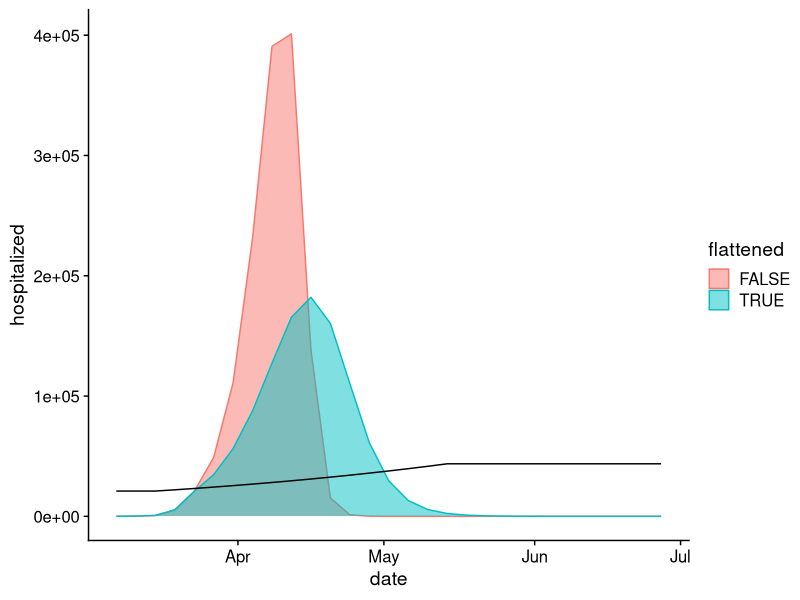
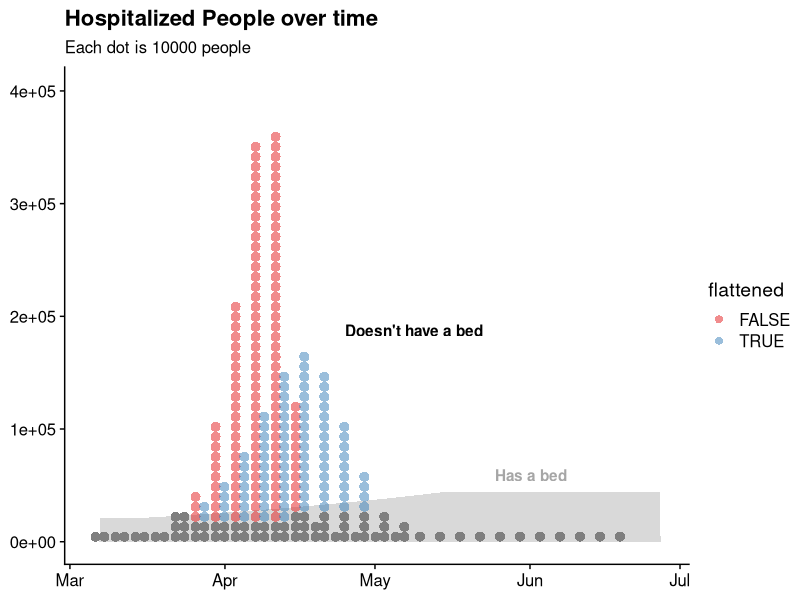
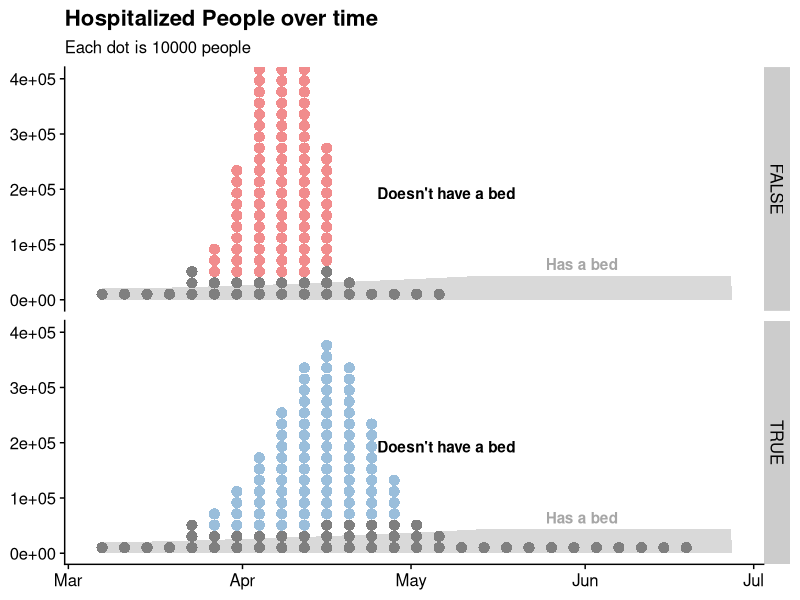
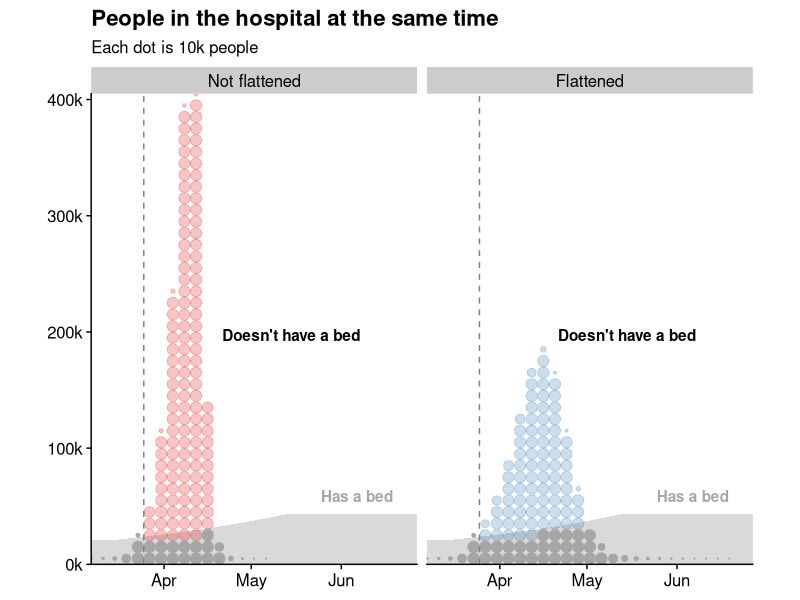

These figures' R source, in order:
## ---- chunk 1
library(tidyverse)
library(cowplot)

theme_set(theme_cowplot())
## ---- chunk 2
df = read_csv("covid_act_now.csv", col_types = cols(
  date = col_date(),
  not_flattened = col_integer(),
  flattened = col_integer(),
  beds = col_integer()
))

df
## ---- chunk 3
hosp = df %>%
  pivot_longer(c(-date, -beds), names_to = "model", values_to = "hospitalized") %>%
  mutate(
    flattened = model == "flattened",
    model = fct_recode(model, `Not flattened` = "not_flattened", Flattened = "flattened")
  )

hosp
## ---- chunk 4
hosp %>%
  ggplot(aes(x = date)) +
  geom_area(
    aes(y = hospitalized, color = flattened, fill = flattened),
    position = "identity", alpha = 0.5
  ) +
  geom_line(aes(y = beds), data = df)
## ---- chunk 5
people_per_dot = 10000
## ---- chunk 6
hosp_dots = hosp %>%
  mutate(
    # TODO: need a better solution for the very small numbers
    hospitalized_dots = ceiling(hospitalized / people_per_dot),
    dot_number = map(hospitalized_dots, seq_len)
  ) %>%
  unnest(dot_number) %>%
  group_by(date, model) %>%
  mutate(
    # determine the number of people in this dot --- for the last
    # dot in a group it will be the leftovers (so, not people_per_dot)
    dot_people = ifelse(
      dot_number == max(dot_number), hospitalized %% people_per_dot,
      people_per_dot
    ),
    has_a_bed = cumsum(dot_people) <= beds
  ) %>%
  ungroup()

hosp_dots
## ---- chunk 7
bin_width = 2
dodge_width = 3.5

hosp_dots %>%
  ggplot(aes(x = date)) +
  geom_area(aes(y = beds), data = df, fill = "gray85") +
  geom_dotplot(
    aes(fill = flattened), color = NA, binwidth = bin_width, alpha = 0.5, 
    position = position_dodge(width = dodge_width)
  ) +
  geom_dotplot(
    aes(group = flattened), fill = "gray50", color = NA,
    binwidth = bin_width,
    position = position_dodge(width = dodge_width),
    data = . %>% filter(has_a_bed)
  ) +
  annotate("text",
    x = as.Date("2020-05-25"), y = max(df$beds) + 10000, 
    label = "Has a bed", fontface = "bold", hjust = 0, vjust = 0,
    color = "gray65"
  ) +
  annotate("text",
    x = as.Date("2020-04-25"), y = max(df$flattened), 
    label = "Doesn't have a bed", fontface = "bold", hjust = 0, vjust = 0,
    color = "black"
  ) +
  scale_fill_brewer(palette = "Set1") +
  # TODO: scaling of the area chart is slightly wrong here
  # because of how dotplots work in ggplot, probably could
  # manually lay out dots instead (wouldn't be hard using
  # hosp_dots$dot_number)
  scale_y_continuous(limits = c(0, max(hosp$hospitalized))) +
  labs(
    title = "Hospitalized People over time",
    subtitle = paste0("Each dot is ", people_per_dot, " people"),
    y = NULL,
    x = NULL
  )
## ---- chunk 8
hosp_dots %>%
  ggplot(aes(x = date)) +
  geom_area(aes(y = beds), data = hosp, fill = "gray85") +
  geom_dotplot(
    aes(fill = flattened), color = NA, binwidth = bin_width, alpha = 0.5, 
    position = position_dodge(width = dodge_width)
  ) +
  geom_dotplot(
    aes(group = flattened), fill = "gray50", color = NA,
    binwidth = bin_width,
    position = position_dodge(width = dodge_width),
    data = . %>% filter(has_a_bed)
  ) +
  annotate("text",
    x = as.Date("2020-05-25"), y = max(df$beds) + 10000, 
    label = "Has a bed", fontface = "bold", hjust = 0, vjust = 0,
    color = "gray65"
  ) +
  annotate("text",
    x = as.Date("2020-04-25"), y = max(df$flattened), 
    label = "Doesn't have a bed", fontface = "bold", hjust = 0, vjust = 0,
    color = "black"
  ) +
  scale_fill_brewer(palette = "Set1", guide = FALSE) +
  scale_y_continuous(limits = c(0, max(hosp$hospitalized))) +
  labs(
    title = "Hospitalized People over time",
    subtitle = paste0("Each dot is ", people_per_dot, " people"),
    y = NULL,
    x = NULL
  ) +
  facet_grid(flattened ~ .)
## ---- chunk 9
hosp_dots %>%
  ggplot(aes(x = date)) +
  geom_area(aes(y = beds), data = hosp, fill = "gray85") +
  geom_point(
    aes(y = dot_number * people_per_dot - people_per_dot/2, size = dot_people, color = flattened), 
    alpha = 0.25,
    data = . %>% filter(!has_a_bed)
  ) +
  geom_point(
    aes(y = dot_number * people_per_dot - people_per_dot/2, size = dot_people), 
    color = "gray65",
    data = . %>% filter(has_a_bed)
  ) +
  coord_fixed(ratio = 4 / people_per_dot, expand = FALSE) +
  scale_size_area(max_size = 3.5) +
  scale_color_brewer(palette = "Set1") +
  facet_grid(. ~ fct_rev(model)) + 
  geom_vline(
    xintercept = as.Date("2020-03-25"), 
    color = "gray50", linetype = "dashed", size = .5
  ) +
  annotate("text",
    x = as.Date("2020-05-25"), y = max(df$beds) + people_per_dot, 
    label = "Has a bed", fontface = "bold", hjust = 0, vjust = 0,
    color = "gray65"
  ) +
  annotate("text",
    x = as.Date("2020-04-21"), y = max(df$flattened) + people_per_dot, 
    label = "Doesn't have a bed", fontface = "bold", hjust = 0, vjust = 0,
    color = "black"
  ) +
  guides(color = FALSE, size = FALSE) +
  scale_y_continuous(labels = function(x) paste0(x / 1000, "k")) +
  labs(
    title = "People in the hospital at the same time",
    subtitle = paste0("Each dot is ", people_per_dot/1000, "k people"),
    y = NULL,
    x = NULL
  ) 
